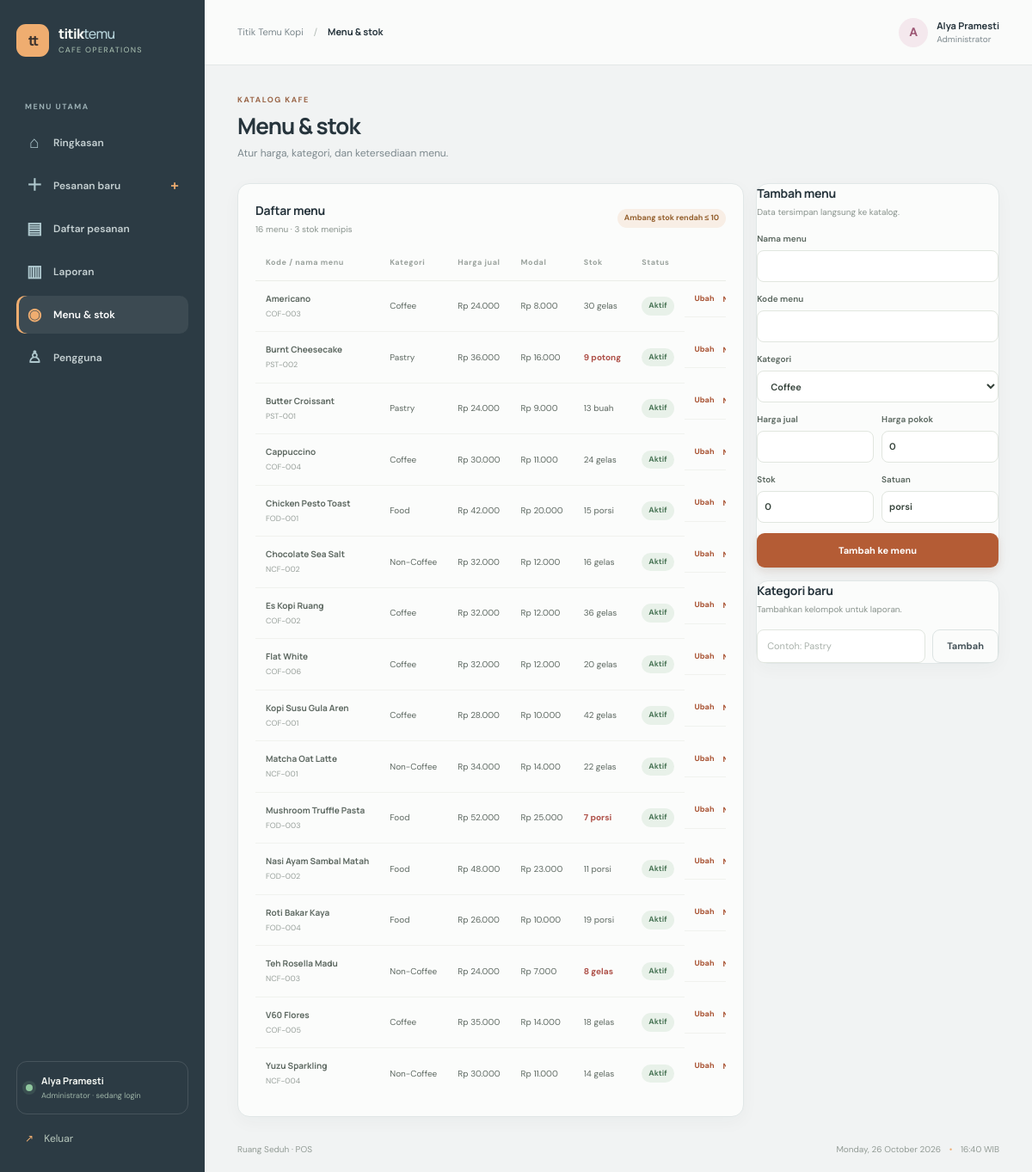
/index.php?page=menu (signed in), run on the app's committed database.
### tables this page shows
CREATE TABLE products (
 id BIGINT UNSIGNED AUTO_INCREMENT PRIMARY KEY,
 category_id BIGINT UNSIGNED NOT NULL,
 code VARCHAR(30) NOT NULL UNIQUE,
 name VARCHAR(100) NOT NULL,
 price INT UNSIGNED NOT NULL,
 cost_price INT UNSIGNED NOT NULL DEFAULT 0,
 stock INT UNSIGNED NOT NULL DEFAULT 0,
 unit VARCHAR(20) NOT NULL DEFAULT 'porsi',
 status TINYINT(1) NOT NULL DEFAULT 1,
 created_at TIMESTAMP NOT NULL DEFAULT CURRENT_TIMESTAMP,
 CONSTRAINT fk_products_category FOREIGN KEY(category_id) REFERENCES categories(id)
);

CREATE TABLE categories (
 id BIGINT UNSIGNED AUTO_INCREMENT PRIMARY KEY,
 name VARCHAR(70) NOT NULL UNIQUE,
 slug VARCHAR(90) NOT NULL UNIQUE,
 status TINYINT(1) NOT NULL DEFAULT 1,
 created_at TIMESTAMP NOT NULL DEFAULT CURRENT_TIMESTAMP
);

### config.php (called while the page is built, shortened)
<?php
function db(): PDO {
    static $pdo;
    if (!$pdo) $pdo = new PDO('mysql:host='.DB_HOST.';dbname='.DB_NAME.';charset=utf8mb4', DB_USER, DB_PASS, [PDO::ATTR_ERRMODE=>PDO::ERRMODE_EXCEPTION,PDO::ATTR_DEFAULT_FETCH_MODE=>PDO::FETCH_ASSOC,PDO::ATTR_EMULATE_PREPARES=>false]);
    return $pdo;
}
function e(mixed $v): string { return htmlspecialchars((string)$v, ENT_QUOTES|ENT_SUBSTITUTE, 'UTF-8'); }
function rupiah(int|float|string $n): string { return 'Rp '.number_format((float)$n,0,',','.'); }

### views/menu.php (the view)
<?php $all=products();$cats=categories();$edit=filter_var($_GET['edit']??null,FILTER_VALIDATE_INT);$editing=null;foreach($all as $p)if((int)$p['id']===$edit)$editing=$p;$lowCount=count(array_filter($all,fn($p)=>(int)$p['status']===1&&(int)$p['stock']<=10));?>
<div class="page-heading"><div><p class="eyebrow">KATALOG KAFE</p><h1>Menu & stok</h1><p class="subheading">Atur harga, kategori, dan ketersediaan menu.</p></div></div><div class="admin-layout"><section class="panel"><div class="panel-heading"><div><h2>Daftar menu</h2><p><?= count($all) ?> menu · <?= $lowCount ?> stok menipis</p></div><span class="status pending">Ambang stok rendah ≤ 10</span></div><div class="table-scroll"><table><thead><tr><th>Kode / nama menu</th><th>Kategori</th><th>Harga jual</th><th>Modal</th><th>Stok</th><th>Status</th><th></th></tr></thead><tbody><?php foreach($all as $p):?><tr><td><strong><?= e($p['name']) ?></strong><small class="table-sub"><?= e($p['code']) ?></small></td><td><?= e($p['category_name']) ?></td><td><?= rupiah($p['price']) ?></td><td><?= rupiah($p['cost_price']) ?></td><td><span class="<?= $p['stock']<=10?'low-stock':'' ?>"><?= (int)$p['stock'] ?> <?= e($p['unit']) ?></span></td><td><span class="status <?= $p['status']?'done':'cancelled' ?>"><?= $p['status']?'Aktif':'Nonaktif' ?></span></td><td class="menu-actions"><a href="index.php?page=menu&edit=<?= (int)$p['id'] ?>">Ubah</a><form method="post"><input type="hidden" name="_csrf" value="<?= e(csrf_token()) ?>"><input type="hidden" name="action" value="toggle-product"><input type="hidden" name="id" value="<?= (int)$p['id'] ?>"><button class="link-button" type="submit"><?= $p['status']?'Nonaktifkan':'Aktifkan' ?></button></form></td></tr><?php endforeach;?></tbody></table></div></section><aside class="admin-forms"><section class="panel compact-form"><h2><?= $editing?'Ubah menu':'Tambah menu' ?></h2><p>Data tersimpan langsung ke katalog.</p><form method="post" class="stack-form"><input type="hidden" name="_csrf" value="<?= e(csrf_token()) ?>"><input type="hidden" name="action" value="save-product"><input type="hidden" name="id" value="<?= (int)($editing['id']??0) ?>"><label>Nama menu<input name="name" value="<?= e($editing['name']??'') ?>" maxlength="100" required></label><label>Kode menu<input name="code" value="<?= e($editing['code']??'') ?>" maxlength="30" required></label><label>Kategori<select name="category_id" required><?php foreach($cats as $c):?><option value="<?= (int)$c['id'] ?>" <?= (int)($editing['category_id']??0)===(int)$c['id']?'selected':'' ?>><?= e($c['name']) ?></option><?php endforeach;?></select></label><div class="form-grid"><label>Harga jual<input name="price" type="number" min="0" step="500" value="<?= e($editing['price']??'') ?>" required></label><label>Harga pokok<input name="cost" type="number" min="0" step="500" value="<?= e($editing['cost_price']??0) ?>" required></label></div><div class="form-grid"><label>Stok<input name="stock" type="number" min="0" value="<?= e($editing['stock']??0) ?>" required></label><label>Satuan<input name="unit" value="<?= e($editing['unit']??'porsi') ?>" maxlength="20" required></label></div><button class="button primary full" type="submit"><?= $editing?'Simpan perubahan':'Tambah ke menu' ?></button><?php if($editing):?><a class="cancel-link" href="index.php?page=menu">Batal mengubah</a><?php endif;?></form></section><section class="panel compact-form"><h2>Kategori baru</h2><p>Tambahkan kelompok untuk laporan.</p><form method="post" class="inline-category"><input type="hidden" name="_csrf" value="<?= e(csrf_token()) ?>"><input type="hidden" name="action" value="save-category"><label class="sr-only" for="category-name">Nama kategori</label><input id="category-name" name="category_name" placeholder="Contoh: Pastry" maxlength="70" required><button class="button quiet" type="submit">Tambah</button></form></section></aside></div>

### data on the page
products: name "Americano", code "COF-003", category.name "Coffee", price "Rp 24.000", cost_price "Rp 8.000", stock "30", unit "gelas", status "Aktif"
products: name "Burnt Cheesecake", code "PST-002", category.name "Pastry", price "Rp 36.000", cost_price "Rp 16.000", stock "9", unit "potong", status "Aktif"
products: name "Butter Croissant", code "PST-001", category.name "Pastry", price "Rp 24.000", cost_price "Rp 9.000", stock "13", unit "buah", status "Aktif"
products: name "Cappuccino", code "COF-004", category.name "Coffee", price "Rp 30.000", cost_price "Rp 11.000", stock "24", unit "gelas", status "Aktif"
products: name "Chicken Pesto Toast", code "FOD-001", category.name "Food", price "Rp 42.000", cost_price "Rp 20.000", stock "15", unit "porsi", status "Aktif"
products: name "Chocolate Sea Salt", code "NCF-002", category.name "Non-Coffee", price "Rp 32.000", cost_price "Rp 12.000", stock "16", unit "gelas", status "Aktif"
products: name "Es Kopi Ruang", code "COF-002", category.name "Coffee", price "Rp 32.000", cost_price "Rp 12.000", stock "36", unit "gelas", status "Aktif"
products: name "Flat White", code "COF-006", category.name "Coffee", price "Rp 32.000", cost_price "Rp 12.000", stock "20", unit "gelas", status "Aktif"
products: name "Kopi Susu Gula Aren", code "COF-001", category.name "Coffee", price "Rp 28.000", cost_price "Rp 10.000", stock "42", unit "gelas", status "Aktif"
products: name "Matcha Oat Latte", code "NCF-001", category.name "Non-Coffee", price "Rp 34.000", cost_price "Rp 14.000", stock "22", unit "gelas", status "Aktif"
products: name "Mushroom Truffle Pasta", code "FOD-003", category.name "Food", price "Rp 52.000", cost_price "Rp 25.000", stock "7", unit "porsi", status "Aktif"
products: name "Nasi Ayam Sambal Matah", code "FOD-002", category.name "Food", price "Rp 48.000", cost_price "Rp 23.000", stock "11", unit "porsi", status "Aktif"
products: name "Roti Bakar Kaya", code "FOD-004", category.name "Food", price "Rp 26.000", cost_price "Rp 10.000", stock "19", unit "porsi", status "Aktif"
products: name "Teh Rosella Madu", code "NCF-003", category.name "Non-Coffee", price "Rp 24.000", cost_price "Rp 7.000", stock "8", unit "gelas", status "Aktif"
products: name "V60 Flores", code "COF-005", category.name "Coffee", price "Rp 35.000", cost_price "Rp 14.000", stock "18", unit "gelas", status "Aktif"
products: name "Yuzu Sparkling", code "NCF-004", category.name "Non-Coffee", price "Rp 30.000", cost_price "Rp 11.000", stock "14", unit "gelas", status "Aktif"

### other printed values
$icon "⌂"
$label "Ringkasan"
$icon "＋"
$label "Pesanan baru"
$icon "▤"
$label "Daftar pesanan"
$icon "▥"
$label "Laporan"
$icon "◉"
$label "Menu & stok"
$icon "♙"
$label "Pengguna"
current_user()['name'] "Alya Pramesti"
$title "Menu & stok"
mb_strtoupper(mb_substr(current_user()['name'],0,1)) "A"
